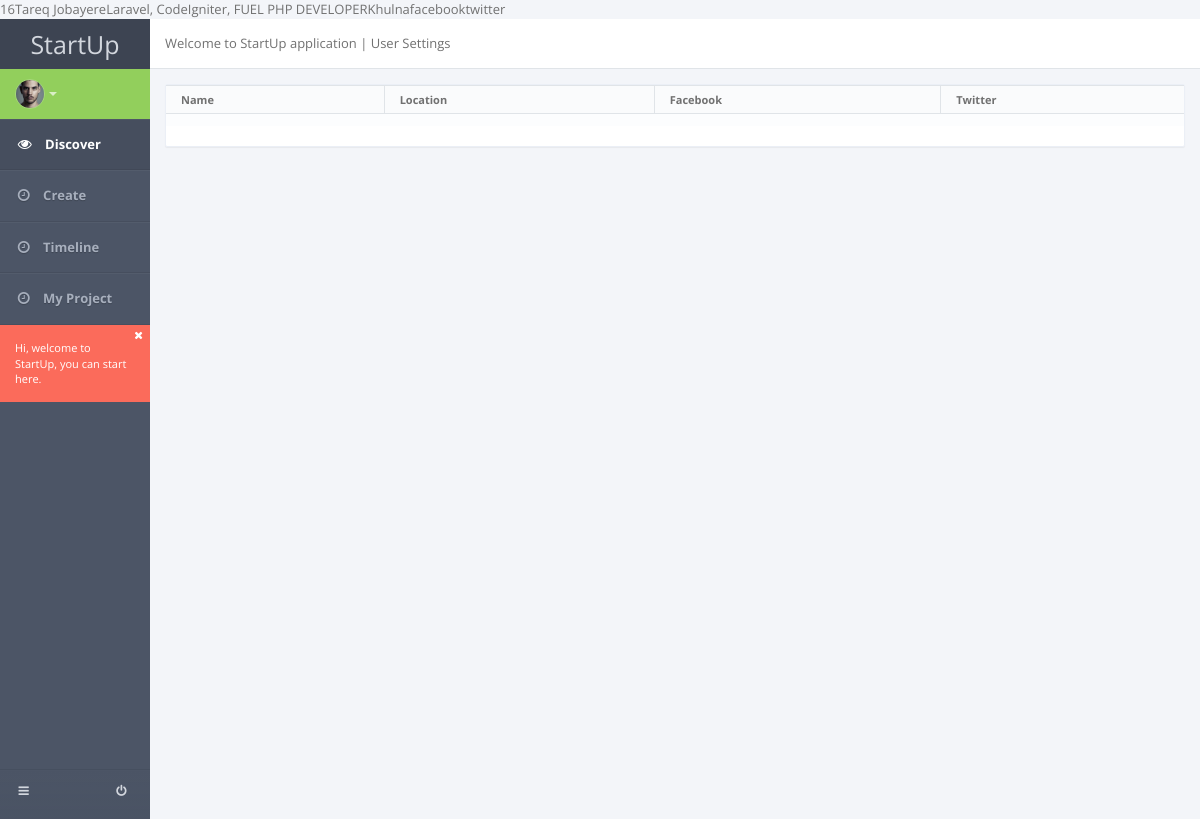
The page /backer.php?id=16 on the database its author committed.
### tables this page shows
CREATE TABLE `profile` (
  `id` int(11) NOT NULL AUTO_INCREMENT,
  `user_id` varchar(255) NOT NULL,
  `name` varchar(255) NOT NULL,
  `cover_photo` varchar(255) NOT NULL,
  `photo` varchar(255) NOT NULL,
  `biography` text NOT NULL,
  `location` text NOT NULL,
  `fb` varchar(255) NOT NULL,
  `twitter` varchar(255) NOT NULL,
  `github` varchar(255) NOT NULL,
  `linkedin` varchar(255) NOT NULL,
  `google` varchar(255) NOT NULL,
  `trans_type` varchar(255) NOT NULL,
  `key1` varchar(255) NOT NULL,
  `key2` varchar(255) NOT NULL,
  PRIMARY KEY (`id`)
);

### backer.php (the view, shortened to what this page needs)
<?php
if(isset($_GET['id'])) {
  echo $proj_id = $_GET['id'];
  $sql = "SELECT user_id FROM backer_table WHERE proj_id='$proj_id'";
  $result = mysql_query($sql);
  while ($row = mysql_fetch_array($result)) {
    $user_id = $row['user_id'];
    $sql = "SELECT * FROM profile WHERE user_id='$user_id'";
    $result = mysql_query($sql);
    while ($row = mysql_fetch_array($result)) {
      echo $row['name'];
      echo $row['biography'];
      echo $row['location'];
      echo $row['fb'];
      echo $row['twitter'];
    }
  }
}
?>
<!DOCTYPE html>
<html lang="en">
  <head>
  <link rel="stylesheet" href="css/app.v1.css">
  <link rel="stylesheet" href="css/font.css" cache="false">
  </head>
  <body>
	<section class="hbox stretch">
      <aside class="bg-dark aside-sm" id="nav">
        <section class="vbox">
          <header class="dker nav-bar">
            <a href="#" class="nav-brand" data-toggle="fullscreen">
              StartUp
            </a>
          </header>
          <footer class="footer bg-gradient hidden-xs">
            <a href="modal.lockme.html" data-toggle="ajaxModal" class="btn btn-sm btn-link m-r-n-xs pull-right">
              <i class="icon-off">
              </i>
            </a>
            <a href="#nav" data-toggle="class:nav-vertical" class="btn btn-sm btn-link m-l-n-sm">
              <i class="icon-reorder">
              </i>
            </a>
          </footer>
          <section>
            <div class="bg-success nav-user hidden-xs pos-rlt">
              <div class="nav-avatar pos-rlt">
                <a href="#" class="thumb-sm avatar animated rollIn" data-toggle="dropdown">
                  <img src="images/avatar.jpg" alt="" class="">
                  <span class="caret caret-white">
                  </span>
                </a>
              </div>
              <div class="nav-msg">
              </div>
            </div>
            <nav class="nav-primary hidden-xs">
              <ul class="nav">
                <li class="active">
                  <a href="index.php">
                    <i class="icon-eye-open">
                    </i>
                    <span>
                      Discover
                    </span>
                  </a>
                </li>
                <li>
                  <a href="create-project.php">
                    <i class="icon-time">
                    </i>
                    <span>
                      Create
                    </span>
                  </a>
                </li>
                <li>
                  <a href="timeline.php">
                    <i class="icon-time">
                    </i>
                    <span>
                      Timeline
                    </span>
                  </a>
                </li>
                <li>
                  <a href="my-project.php">
                    <i class="icon-time">
                    </i>
                    <span>
                      My Project
                    </span>
                  </a>
                </li>
              </ul>
            </nav>
            <div class="bg-danger wrapper hidden-vertical animated rollIn text-sm">
              <a href="#" data-dismiss="alert" class="pull-right m-r-n-sm m-t-n-sm">
                <i class="icon-close icon-remove ">
                </i>
              </a>
              Hi, welcome to StartUp, you can start here.
            </div>
          </section>
        </section>
      </aside>
      <section id="content">
        <section class="vbox">
          <header class="header bg-white b-b">
            <p>
              Welcome to StartUp application | User Settings
            </p>
          </header>
          <section class="scrollable wrapper">
            <div class="row">
              	<div class="col-lg-12">
                	<section class="panel">
                  		<div class="table-responsive">
                  			<table class="table table-striped b-t text-sm">
                  				<thead>
                  					<tr>
                  						<th>Name</th>
                  						<th>Location</th>
                  						<th>Facebook</th>
                  						<th>Twitter</th>
                  					</tr>
                  				</thead>
                  				<tbody>
                  					<tr>
											<td><?php  ?></td>
                  							<td><?php  ?></td>
                  							<td><?php  ?></td>
                  							<td><?php  ?></td>
                  					</tr>
                  				</tbody>
                  			</table>
                  		</div>
                	</section>
               	</div>
            </div>
              </section>
          </section>
      </section>
  </section>
  </body>
</html>

### rows shown on the page
profile: name "Tareq Jobayere", biography "Laravel, CodeIgniter, FUEL PHP DEVELOPER", location "Khulna", fb "facebook", twitter "twitter"
